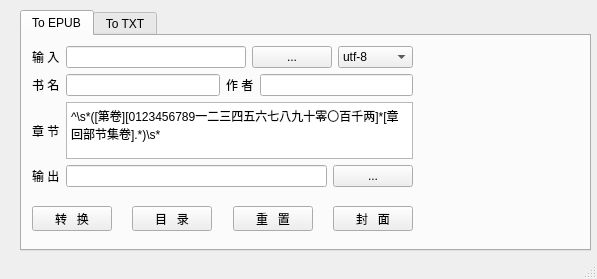
<?xml version="1.0" encoding="UTF-8"?>
<ui version="4.0">
 <class>MainWindow</class>
 <widget class="QMainWindow" name="MainWindow">
  <property name="geometry">
   <rect>
    <x>0</x>
    <y>0</y>
    <width>597</width>
    <height>279</height>
   </rect>
  </property>
  <property name="windowTitle">
   <string>TXT转EPUB工具</string>
  </property>
  <property name="windowIcon">
   <iconset>
    <normaloff>book2.png</normaloff>book2.png</iconset>
  </property>
  <widget class="QWidget" name="centralWidget">
   <widget class="QTabWidget" name="tabWidget">
    <property name="geometry">
     <rect>
      <x>20</x>
      <y>10</y>
      <width>571</width>
      <height>241</height>
     </rect>
    </property>
    <property name="currentIndex">
     <number>0</number>
    </property>
    <widget class="QWidget" name="tab">
     <attribute name="title">
      <string>To EPUB</string>
     </attribute>
     <widget class="QWidget" name="layoutWidget">
      <property name="geometry">
       <rect>
        <x>10</x>
        <y>170</y>
        <width>381</width>
        <height>25</height>
       </rect>
      </property>
      <layout class="QHBoxLayout" name="horizontalLayout">
       <item>
        <widget class="QPushButton" name="pb_convert">
         <property name="text">
          <string>转   换</string>
         </property>
        </widget>
       </item>
       <item>
        <widget class="QLabel" name="label_6">
         <property name="text">
          <string/>
         </property>
        </widget>
       </item>
       <item>
        <widget class="QPushButton" name="pb_dir">
         <property name="text">
          <string>目   录</string>
         </property>
        </widget>
       </item>
       <item>
        <widget class="QLabel" name="label_7">
         <property name="text">
          <string/>
         </property>
        </widget>
       </item>
       <item>
        <widget class="QPushButton" name="pb_reset">
         <property name="text">
          <string>重   置</string>
         </property>
        </widget>
       </item>
       <item>
        <widget class="QLabel" name="label_8">
         <property name="text">
          <string/>
         </property>
        </widget>
       </item>
       <item>
        <widget class="QPushButton" name="pb_cover">
         <property name="text">
          <string>封   面</string>
         </property>
        </widget>
       </item>
      </layout>
     </widget>
     <widget class="QLabel" name="lb_image">
      <property name="geometry">
       <rect>
        <x>400</x>
        <y>0</y>
        <width>161</width>
        <height>191</height>
       </rect>
      </property>
      <property name="text">
       <string/>
      </property>
      <property name="pixmap">
       <pixmap>cover.jpeg</pixmap>
      </property>
      <property name="scaledContents">
       <bool>true</bool>
      </property>
     </widget>
     <widget class="QWidget" name="layoutWidget">
      <property name="geometry">
       <rect>
        <x>10</x>
        <y>10</y>
        <width>381</width>
        <height>141</height>
       </rect>
      </property>
      <layout class="QVBoxLayout" name="verticalLayout_2">
       <item>
        <layout class="QHBoxLayout" name="horizontalLayout_2">
         <item>
          <widget class="QLabel" name="label">
           <property name="text">
            <string>输 入</string>
           </property>
          </widget>
         </item>
         <item>
          <widget class="QLineEdit" name="le_txt"/>
         </item>
         <item>
          <widget class="QPushButton" name="pb_txt">
           <property name="text">
            <string>...</string>
           </property>
          </widget>
         </item>
         <item>
          <widget class="QComboBox" name="cb_encode">
           <item>
            <property name="text">
             <string>utf-8</string>
            </property>
           </item>
           <item>
            <property name="text">
             <string>GB2312</string>
            </property>
           </item>
          </widget>
         </item>
        </layout>
       </item>
       <item>
        <layout class="QHBoxLayout" name="horizontalLayout_3">
         <item>
          <widget class="QLabel" name="label_3">
           <property name="text">
            <string>书 名</string>
           </property>
          </widget>
         </item>
         <item>
          <widget class="QLineEdit" name="le_title"/>
         </item>
         <item>
          <widget class="QLabel" name="label_5">
           <property name="text">
            <string>作 者</string>
           </property>
          </widget>
         </item>
         <item>
          <widget class="QLineEdit" name="le_author"/>
         </item>
        </layout>
       </item>
       <item>
        <layout class="QHBoxLayout" name="horizontalLayout_4">
         <item>
          <widget class="QLabel" name="label_2">
           <property name="text">
            <string>章 节</string>
           </property>
          </widget>
         </item>
         <item>
          <widget class="QPlainTextEdit" name="te_reg">
           <property name="plainText">
            <string>^\s*([第卷][0123456789一二三四五六七八九十零〇百千两]*[章回部节集卷].*)\s*</string>
           </property>
           <property name="centerOnScroll">
            <bool>false</bool>
           </property>
          </widget>
         </item>
        </layout>
       </item>
       <item>
        <layout class="QHBoxLayout" name="horizontalLayout_5">
         <item>
          <widget class="QLabel" name="label_4">
           <property name="text">
            <string>输 出</string>
           </property>
          </widget>
         </item>
         <item>
          <widget class="QLineEdit" name="le_epub"/>
         </item>
         <item>
          <widget class="QPushButton" name="pb_epub">
           <property name="text">
            <string>...</string>
           </property>
          </widget>
         </item>
        </layout>
       </item>
      </layout>
     </widget>
    </widget>
    <widget class="QWidget" name="tab_2">
     <attribute name="title">
      <string>To TXT</string>
     </attribute>
     <widget class="QLabel" name="label_9">
      <property name="geometry">
       <rect>
        <x>550</x>
        <y>190</y>
        <width>21</width>
        <height>20</height>
       </rect>
      </property>
      <property name="text">
       <string>&lt;html&gt;&lt;head/&gt;&lt;body&gt;&lt;p&gt;&lt;a href=&quot;https://etony.github.io/&quot;&gt;&lt;span style=&quot; text-decoration: underline; color:#0000ff;&quot;&gt;?&lt;/span&gt;&lt;/a&gt;&lt;/p&gt;&lt;/body&gt;&lt;/html&gt;</string>
      </property>
      <property name="openExternalLinks">
       <bool>true</bool>
      </property>
     </widget>
     <widget class="QPushButton" name="pb_out_conver">
      <property name="geometry">
       <rect>
        <x>50</x>
        <y>170</y>
        <width>75</width>
        <height>23</height>
       </rect>
      </property>
      <property name="text">
       <string>转   换</string>
      </property>
     </widget>
     <widget class="QPushButton" name="pb_out_reset">
      <property name="geometry">
       <rect>
        <x>250</x>
        <y>170</y>
        <width>75</width>
        <height>23</height>
       </rect>
      </property>
      <property name="text">
       <string>重   置</string>
      </property>
     </widget>
     <widget class="QWidget" name="layoutWidget">
      <property name="geometry">
       <rect>
        <x>10</x>
        <y>0</y>
        <width>381</width>
        <height>161</height>
       </rect>
      </property>
      <layout class="QVBoxLayout" name="verticalLayout">
       <item>
        <layout class="QHBoxLayout" name="horizontalLayout_6">
         <item>
          <widget class="QLabel" name="label_10">
           <property name="text">
            <string>输 入</string>
           </property>
          </widget>
         </item>
         <item>
          <widget class="QLineEdit" name="le_in_epub"/>
         </item>
         <item>
          <widget class="QPushButton" name="pb_in_epub">
           <property name="text">
            <string>EPUB</string>
           </property>
          </widget>
         </item>
         <item>
          <widget class="QComboBox" name="cb_out_code">
           <item>
            <property name="text">
             <string>utf-8</string>
            </property>
           </item>
           <item>
            <property name="text">
             <string>GB2312</string>
            </property>
           </item>
          </widget>
         </item>
        </layout>
       </item>
       <item>
        <layout class="QHBoxLayout" name="horizontalLayout_8">
         <item>
          <widget class="QLabel" name="label_12">
           <property name="text">
            <string>书 名</string>
           </property>
          </widget>
         </item>
         <item>
          <widget class="QLineEdit" name="le_book_title"/>
         </item>
         <item>
          <widget class="QLabel" name="label_13">
           <property name="text">
            <string>作 者</string>
           </property>
          </widget>
         </item>
         <item>
          <widget class="QLineEdit" name="le_book_creater"/>
         </item>
        </layout>
       </item>
       <item>
        <layout class="QHBoxLayout" name="horizontalLayout_9">
         <item>
          <widget class="QLabel" name="label_14">
           <property name="text">
            <string>创 建</string>
           </property>
          </widget>
         </item>
         <item>
          <widget class="QLineEdit" name="le_book_contrib"/>
         </item>
         <item>
          <widget class="QLabel" name="label_15">
           <property name="text">
            <string>日 期</string>
           </property>
          </widget>
         </item>
         <item>
          <widget class="QLineEdit" name="le_book_date"/>
         </item>
        </layout>
       </item>
       <item>
        <layout class="QHBoxLayout" name="horizontalLayout_7">
         <item>
          <widget class="QLabel" name="label_11">
           <property name="text">
            <string>输 出</string>
           </property>
          </widget>
         </item>
         <item>
          <widget class="QLineEdit" name="le_out_txt"/>
         </item>
         <item>
          <widget class="QPushButton" name="pb_out_txt">
           <property name="enabled">
            <bool>false</bool>
           </property>
           <property name="text">
            <string>TXT</string>
           </property>
          </widget>
         </item>
        </layout>
       </item>
      </layout>
     </widget>
     <widget class="QLabel" name="lb_cover">
      <property name="geometry">
       <rect>
        <x>400</x>
        <y>0</y>
        <width>161</width>
        <height>191</height>
       </rect>
      </property>
      <property name="text">
       <string/>
      </property>
      <property name="pixmap">
       <pixmap>cover.jpeg</pixmap>
      </property>
      <property name="scaledContents">
       <bool>true</bool>
      </property>
     </widget>
    </widget>
   </widget>
  </widget>
  <widget class="QStatusBar" name="statusBar"/>
 </widget>
 <resources/>
 <connections/>
</ui>
